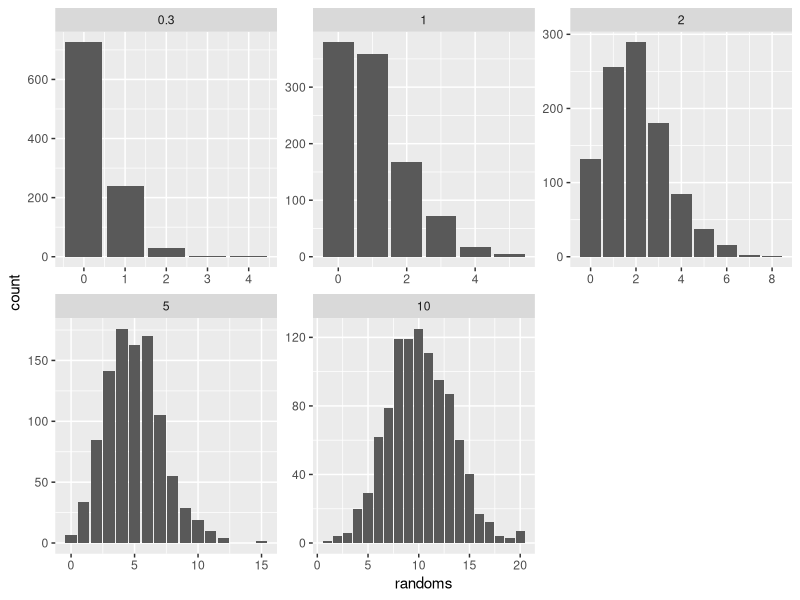
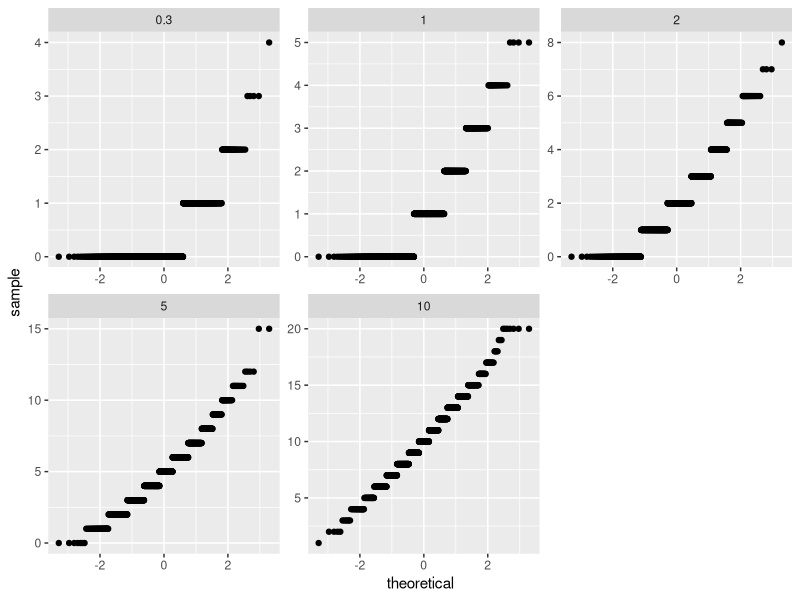
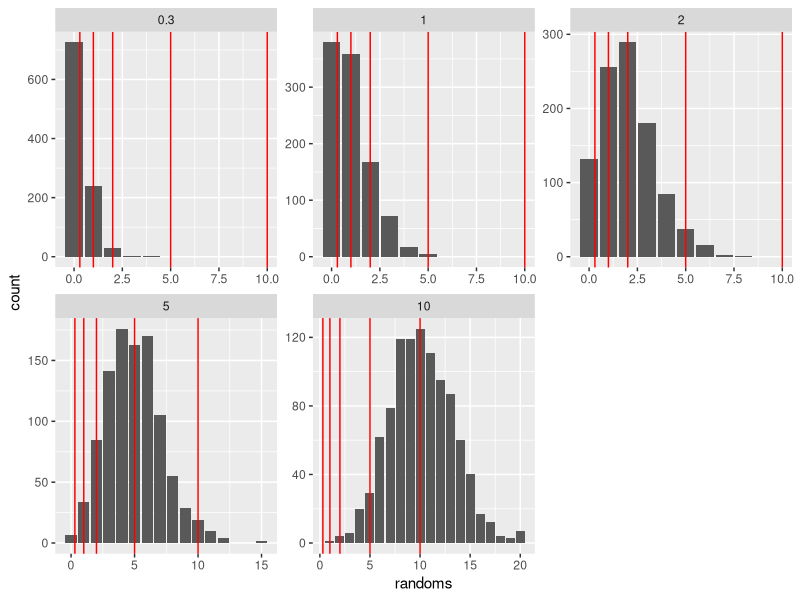
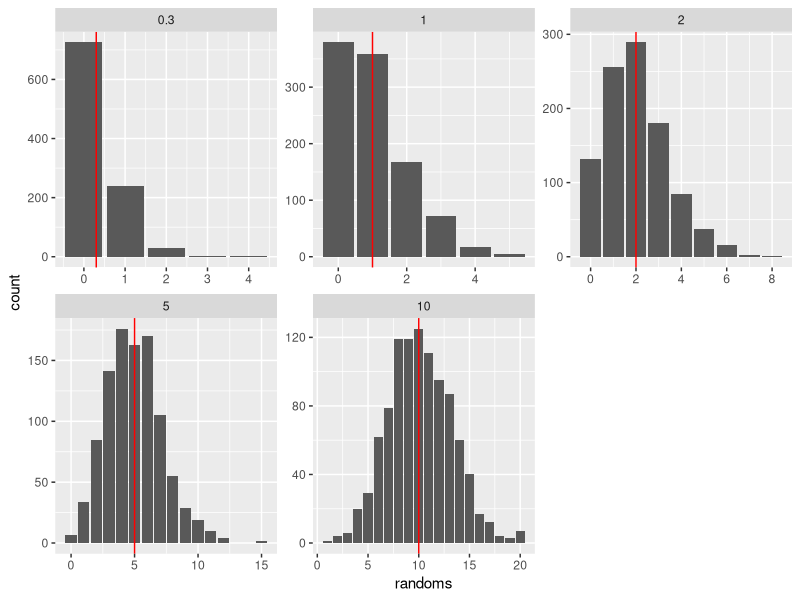

Reproduce these figures in R, in order. (Note: this script raises an error after producing the figures.)
## ---- chunk 1
library(tidyverse)
set.seed(457299)
## ---- chunk 2
d=tibble(lambda=c(0.3,1,2,5,10))
d
## ---- chunk 3
random_poisson=function(lambda,n) {
  rpois(n,lambda)
}
## ---- chunk 4
d = d %>% mutate(randoms=map(lambda,random_poisson,1000))
## ---- chunk 5
d
## ---- chunk 6
d %>% unnest(randoms)
## ---- chunk 7
d %>% unnest(randoms) %>% 
  ggplot(aes(x=randoms))+
  geom_bar()+
  facet_wrap(~lambda,scales="free")
## ---- chunk 8
d %>% unnest(randoms) %>% 
  ggplot(aes(sample=randoms))+
  stat_qq()+
  facet_wrap(~lambda,scales="free")
## ---- chunk 9
d %>% unnest(randoms) %>% 
  ggplot(aes(x=randoms))+
  geom_bar()+
  geom_vline(xintercept=d$lambda,colour="red")+
  facet_wrap(~lambda,scales="free")
## ---- chunk 10
d %>% unnest(randoms) %>% 
  ggplot(aes(x=randoms, group=lambda))+
  geom_bar()+
  geom_vline(aes(xintercept=lambda),colour="red")+
  facet_wrap(~lambda,scales="free")
## ---- chunk 11
bar_mean=function(x,lambda) {
  d=tibble(x=x,lambda=lambda)
  ggplot(d,aes(x=x))+
    geom_bar()+
    geom_vline(xintercept=lambda,colour="red")
}
## ---- chunk 12
d = d %>% mutate(g=map2(randoms,lambda,bar_mean))
d
## ---- chunk 13
d %>% unnest(g)
## ---- chunk 14
d %>% pull(g)
## ---- chunk 15
bar_mean_title=function(x,lambda) {
  d=tibble(x=x,lambda=lambda)
  ggplot(d,aes(x=x))+
    geom_bar()+
    geom_vline(xintercept=lambda,colour="red")+
    ggtitle(str_c("Lambda is ",lambda))
}
## ---- chunk 16
d %>% mutate(g=map2(randoms,lambda,bar_mean_title)) %>% pull(g)
